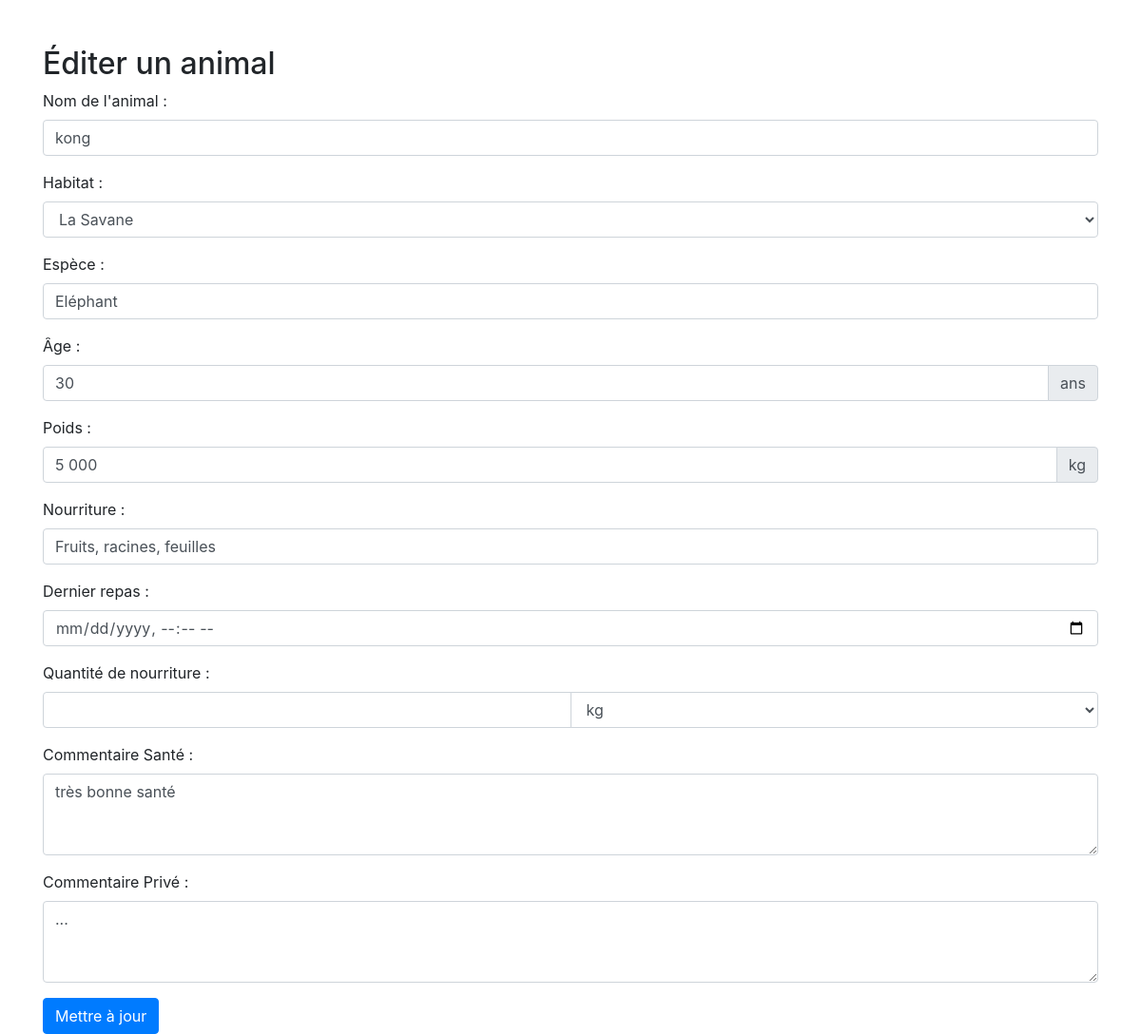
The app's page /edit_animal.php?id=1 (signed in) with its own data.
### tables this page shows
CREATE TABLE IF NOT EXISTS `animals` (
  `id` int NOT NULL AUTO_INCREMENT,
  `animal_name` varchar(255) NOT NULL,
  `habitat_name` varchar(255) NOT NULL,
  `species` varchar(255) NOT NULL,
  `age` varchar(255) DEFAULT NULL,
  `weight` varchar(255) DEFAULT NULL,
  `food` varchar(255) NOT NULL,
  `last_meal` varchar(2500) NOT NULL,
  `food_quantity` varchar(255) NOT NULL,
  `health_comment` text NOT NULL,
  `private_comment` text NOT NULL,
  `unité_nourriture` varchar(255) NOT NULL,
  PRIMARY KEY (`id`)
);

### edit_animal.php (the view, shortened to what this page needs)
<?php
$conn = new mysqli("localhost", "376865", "Marley2809", "zooarcadiaa_zoo");
$id = $_GET['id'];
$sql = "SELECT * FROM animals WHERE id = ?";
$stmt = $conn->prepare($sql);
$stmt->bind_param("i", $id);
$stmt->execute();
$result = $stmt->get_result();
$animal = $result->fetch_assoc();
$animal_name = $animal['animal_name'];
$habitat_name = $animal['habitat_name'];
$species = $animal['species'];
$age = $animal['age'];
$weight = $animal['weight'];
$food = $animal['food'];
$dernier_repas = $animal['dernier_repas'];
$quantité_de_nourriture = $animal['quantité_de_nourriture'];
$unité_nourriture = $animal['unité_nourriture'];
$health_comment = $animal['health_comment'];
$private_comment = $animal['private_comment'];
?>
<!DOCTYPE html>
<html lang="fr">
<head>
    <link rel="stylesheet" href="https://stackpath.bootstrapcdn.com/bootstrap/4.5.2/css/bootstrap.min.css">
</head>
<body>
    <div class="container mt-5">
        <h2>Éditer un animal</h2>
        <form action="edit_animal.php?id=<?php echo $id; ?>" method="POST">
            <div class="form-group">
                <label for="animal_name">Nom de l'animal :</label>
                <input type="text" class="form-control" id="animal_name" name="animal_name" value="<?php echo htmlspecialchars($animal_name); ?>" required>
            </div>
            <div class="form-group">
                <label for="habitat_name">Habitat :</label>
                <select class="form-control" id="habitat_name" name="habitat_name" required>
                    <option value="La Savane" <?php if ($habitat_name == 'La Savane') echo 'selected'; ?>>La Savane</option>
                </select>
            </div>
            <div class="form-group">
                <label for="species">Espèce :</label>
                <input type="text" class="form-control" id="species" name="species" value="<?php echo htmlspecialchars($species); ?>" required>
            </div>
            <div class="form-group">
                <label for="age">Âge :</label>
                <div class="input-group">
                    <input type="text" class="form-control" id="age" name="age" value="<?php echo htmlspecialchars($age); ?>" required>
                    <div class="input-group-append">
                        <span class="input-group-text">ans</span>
                    </div>
                </div>
            </div>
            <div class="form-group">
                <label for="weight">Poids :</label>
                <div class="input-group">
                    <input type="text" class="form-control" id="weight" name="weight" value="<?php echo htmlspecialchars($weight); ?>" required>
                    <div class="input-group-append">
                        <span class="input-group-text">kg</span>
                    </div>
                </div>
            </div>
            <div class="form-group">
                <label for="food">Nourriture :</label>
                <input type="text" class="form-control" id="food" name="food" value="<?php echo htmlspecialchars($food); ?>" required>
            </div>
            <div class="form-group">
                <label for="dernier_repas">Dernier repas :</label>
                <input type="datetime-local" class="form-control" id="dernier_repas" name="dernier_repas" value="<?php echo htmlspecialchars($dernier_repas); ?>" required>
            </div>
            <div class="form-group">
                <label for="quantité_de_nourriture">Quantité de nourriture :</label>
                <div class="input-group">
                    <input type="text" class="form-control" id="quantité_de_nourriture" name="quantité_de_nourriture" value="<?php echo htmlspecialchars($quantité_de_nourriture); ?>" required>
                    <select class="form-control" id="unité_nourriture" name="unité_nourriture" required>
                        <option value="kg" <?php if ($unité_nourriture == 'kg') echo 'selected'; ?>>kg</option>
                    </select>
                </div>
            </div>
            <div class="form-group">
                <label for="health_comment">Commentaire Santé :</label>
                <textarea class="form-control" id="health_comment" name="health_comment" rows="3" required><?php echo htmlspecialchars($health_comment); ?></textarea>
            </div>
            <div class="form-group">
                <label for="private_comment">Commentaire Privé :</label>
                <textarea class="form-control" id="private_comment" name="private_comment" rows="3" required><?php echo htmlspecialchars($private_comment); ?></textarea>
            </div>
            <button type="submit" class="btn btn-primary">Mettre à jour</button>
        </form>
    </div>
</body>
</html>

### records on screen
animals: animal_name "kong", habitat_name "La Savane", species "Eléphant", age "30", weight "5 000", food "Fruits, racines, feuilles", unité_nourriture "kg", health_comment "très bonne santé", private_comment "..."
